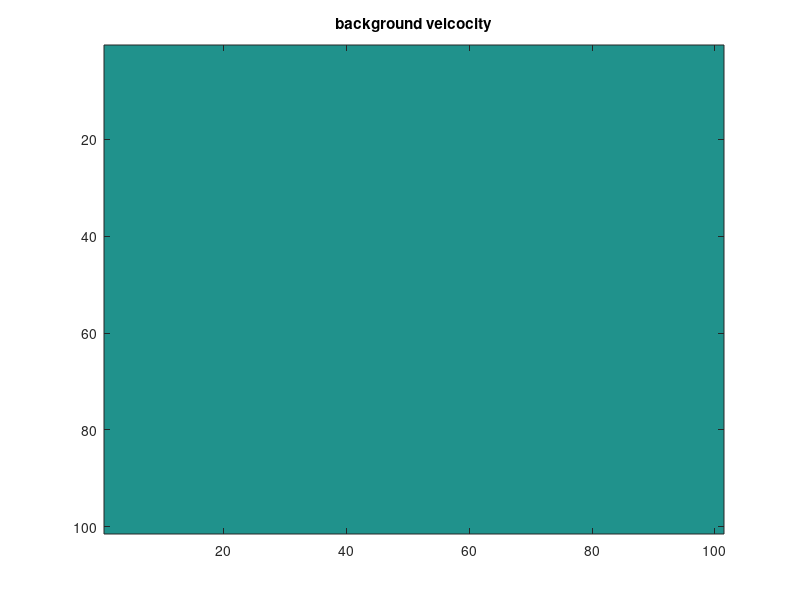
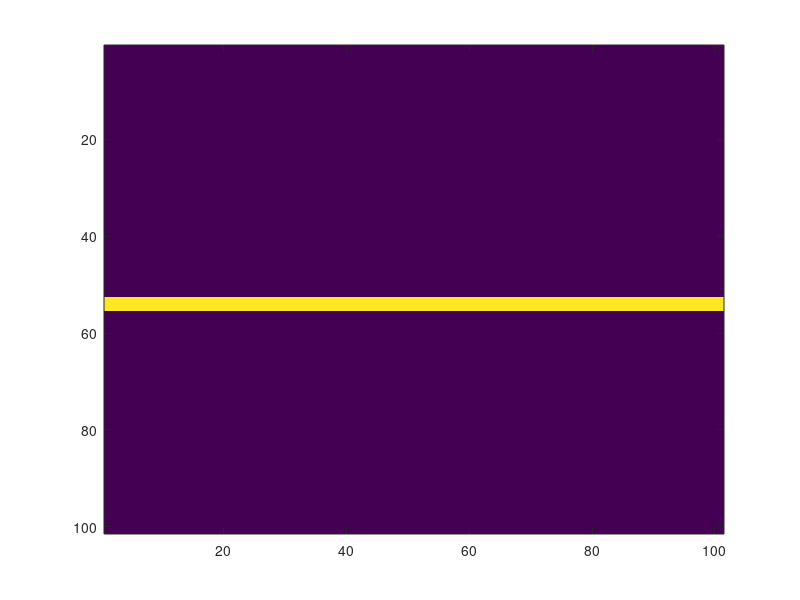
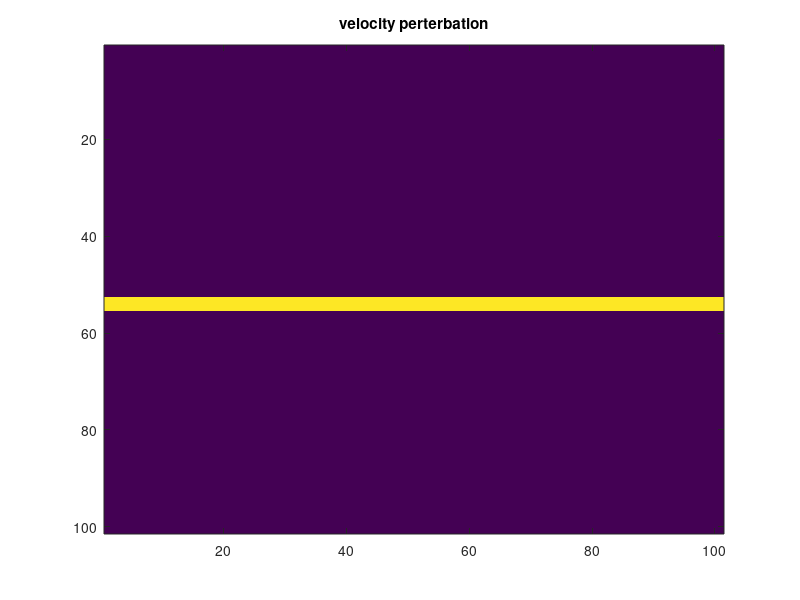

Write MATLAB code to recreate these figures, in order. (Note: this script raises an error after producing the figures.)
% addpath of some functions and operators
addpath /Volumes/Users/linamiao/Documents/Tools/Matlabtools/tuning/

clear
%close all
%% generate data 
z = 0:10:1000;
x = 0:10:1000;
[zz,xx] = ndgrid(z,x);

% background velocity [m/s]
v0 = 1000 + 0.*zz;
figure;imagesc(v0);title('background velcocity')

% true velocity model
dv = 0*xx;
% dv(zz >= 0) = 1600; 
% v(zz >= 300) = 2000;
dv(zz >= 520) = 600;
dv(zz >= 550) = 0;
figure; imagesc(dv);

% perturbation 
%dv = v - v0;
figure;imagesc(dv);title('velocity perterbation')

% Modeling
model.o = [0 0];
model.d = [10 10];
model.n = [101 101];
model.nb = [30 30 0];
  
% frequencies [Hz]
model.freq = 5:20:125; 
model.freq = 5:5:20; 
nfreq = length(model.freq);

% Ricker wavelet peak frequency and phase shift
model.f0 = 20;
model.t0 = -.08;

% source and receiver positions
model.zsrc = 10;
model.xsrc = 0:10:1000; nsrc = length(model.xsrc);
model.zrec = 10;
model.xrec = 0:10:1000; nrec = length(model.xrec);

% define point sources, each column of this matrix represents a source
% function defined on the grid {model.zsrc,model.xsrc}. A point source is
% represented as a spike on one of the gridp-points. If we take Q to be an
% identity matrix, each column represents a point-source on a different
% gridpoint.
Q = speye(nsrc);

% define model in [km^2/s^2]
m = 1e6./(v0(:) + dv(:)).^2; 

% create data
[DD,J] = F(m,Q,model,1);

% linearize data
D = J*m;

% reshape vectorized data into data-cube for plotting purposes
D = reshape(D,[nrec,nsrc,nfreq]); 

% plot frequency slices
figure;imagesc(real(D(:,:,1)));title('frequency slice of observed data')

% re-organize data into frequency-receiver-source order
D = permute(D,[3,1,2]);

% % plot one common shot gather in time domain
% % compensate negative frequency part
% n = length(model.freq);
% if mod(n,2) == 1
%    tmp = [D ; conj(D(end:-1:2,:,:))];
% else
%    tmp = [D ; conj(D(end-1:-1:2,:,:))];
% end
% 
% Dt = ifft(tmp,[],1)*sqrt(n);
% figure; imagesc(real(Dt(:,:,51)));colormap(gray);


% if pad zero to other frequencies part
% frequency axis
% f = 0:5:125;
% nf = length(f);
% temp = zeros(nf,length(x),length(x));
% for i = 1:n
%     idx = find(f==model.freq(i));
%     temp(idx,:,:) = D(i,:,:);
% end
% 
% 
% if mod(n,2) == 0
%    tmp = [temp ; conj(temp(end:-1:2,:,:))];
% else
%    tmp = [temp ; conj(temp(end-1:-1:2,:,:))];
% end
% Dt = ifft(tmp,[],1)*sqrt(n);
% figure; imagesc(real(Dt(:,:,51)));colormap(gray);
% 


% save modelled data
save model_data DD D model x z dv v0 ;



  



%keyboard;
%% migration in frequency domain
clear;%close all;
load model_data;
figure;imagesc(dv);title('true velocity perturbation')
data = D;
image = DSR_mig_freq(data,model.freq,x,x,z,v0(1:length(z)));
figure; imagesc(abs(image));

save img image






  




